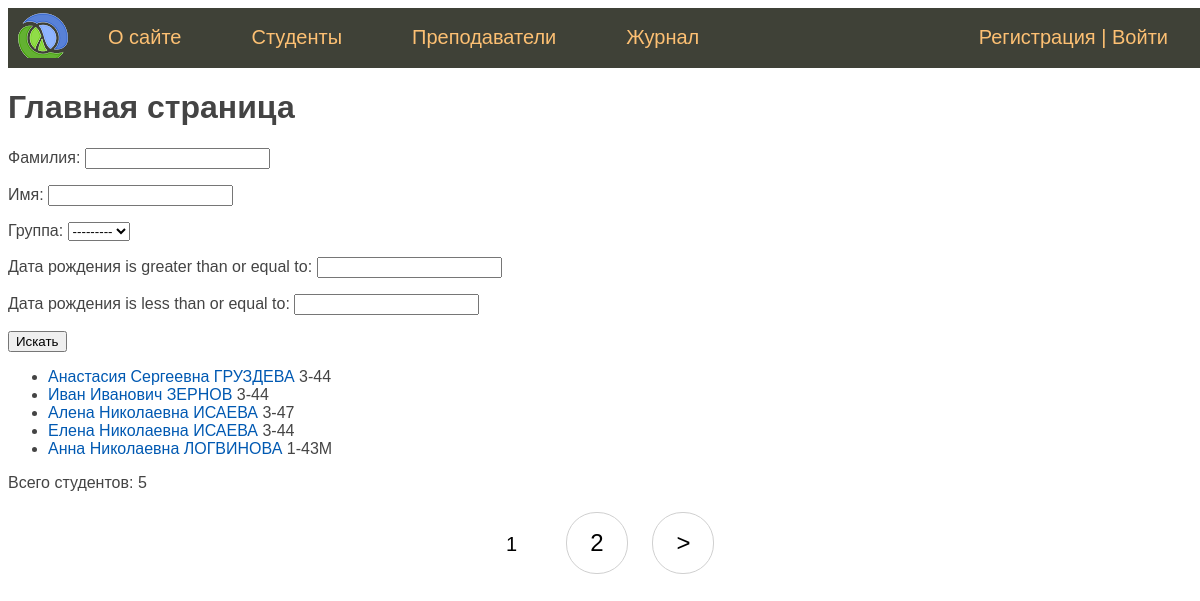
The page / on the database its author committed.
### students/models.py (models this page shows, shortened)
class Student(models.Model):
    last_name = models.CharField(verbose_name='Фамилия', max_length=50)
    first_name = models.CharField(verbose_name='Имя', max_length=50)
    middle_name = models.CharField(verbose_name='Очество', max_length=50)
    email = models.EmailField(verbose_name='e-mail', blank=True)
    birth_date = models.DateField(verbose_name='Дата рождения', default=date(2000, 1, 1))
    created_at = models.DateTimeField(verbose_name='Дата создания', auto_now_add=True)
    updated_at = models.DateTimeField(verbose_name='Дата изменения', auto_now=True)
    is_study = models.BooleanField(verbose_name='Учится', default=True)
    photo = models.ImageField(verbose_name='Фото', upload_to="photos/%Y/%m/%d/")
    group = models.ForeignKey('Group', on_delete=models.CASCADE, verbose_name='Группа', related_name = 'get_students')
    slug = models.SlugField(verbose_name='URL', max_length=255, unique=True, db_index=True)
    def get_absolute_url(self):
        return reverse('student', kwargs={'stud_slug': self.slug})
    class Meta:
        verbose_name = 'Студент'
        verbose_name_plural = 'Студенты'
        ordering = ['last_name', 'first_name']

class Group(models.Model):
    name = models.CharField(verbose_name='Группа', max_length=5)
    course = models.CharField(verbose_name='Курс', max_length=2)
    enrollment_year = models.IntegerField(verbose_name='Год зачисления')
    def __str__(self):
        return f'{self.course}-{self.name}'
    class Meta:
        verbose_name = 'Группа'
        verbose_name_plural = 'Группы'

### students/views.py (the view)
# urls.py: path('', StudentHome.as_view(), name='home'),
class StudentHome(DataMixin, ListView):
    model = Student
    template_name = 'students/index.html'
    context_object_name = 'students'
    paginate_by = 5
    def get_context_data(self, *, object_list=None, **kwargs):
        context = super().get_context_data(**kwargs)
        auth = self.request.user.is_authenticated
        queryset = self.get_queryset()
        st_filter = StudentFilter(self.request.GET, queryset)
        c_def = self.get_user_context(title='Главная страница', auth=auth, st_filter=st_filter)
        return {**context, **c_def}
    def get_queryset(self):
        queryset = super().get_queryset()
        st_filter = StudentFilter(self.request.GET, queryset)
        return st_filter.qs

### students/utils.py (called while the page is built)
    def get_user_context(self, **kwargs):
        context = kwargs
        context['menu'] = menu
        return context

### students/templates/students/index.html (shortened to what this page needs)
{% extends 'students/base.html' %}
{% block content %}
    <h1>{{ title }}</h1>
    <form action="{% url 'home' %}" method="get">
        {{ st_filter.form.as_p }}
        <button type="submit">Искать</button>
    </form>
    <ul>
        {% for st in students %}
            <li>
                <a href="{{ st.get_absolute_url }}">
                    {{ st.first_name }}
                    {{ st.middle_name }}
                    {{ st.last_name | upper}}
                </a>
                {{ st.group.course }}-{{ st.group.name }}
            </li>
        {% endfor %}
    </ul>
    <p>Всего студентов: {{ students | length }}</p>
    {% if page_obj.has_other_pages %}
    <nav class="list-pages">
        <ul>
            {% for p in paginator.page_range %}
                {% if page_obj.number == p %}
                    <li class="page-num page-num-selected">{{ p }}</li>
                {% elif p >= page_obj.number|add:-2 and p <= page_obj.number|add:2 %}
                    <li class="page-num">
                        <a href="?page={{ p }}">{{ p }}</a>
                    </li>
                {% endif %}
            {% endfor %}
            {% if page_obj.has_next %}
            <li class="page-num">
                <a href="?page={{ page_obj.next_page_number }}">&gt;</a>
            </li>
            {% endif %}
        </ul>
    </nav>
    {% endif %}
{% endblock %}

### students/static/css/styles.css (style rules this page uses)
body { font-family: "Arial"; padding: 0; height: 100%; width: 100%; color: #444; }
a { color: #0059b2; text-decoration: none; }
.list-pages { text-align: center; margin: 0 0 20px 0; }
.list-pages ul { margin: 20px 0 0 0; padding: 0; list-style: none; }
.list-pages ul li { display: inline-block; margin: 0 20px 0 0; }
.list-pages .page-num, .page-num-selected { display: inline-block; width: 60px; height: 44px; padding: 16px 0 0 0; border: 1px solid #d0d0d0; border-radius: 30px; }
.list-pages a { color: #000; font-size: 24px; text-decoration: none; }
.list-pages .page-num-selected { border: none; color: #000; font-size: 20px; }

### rows shown on the page
Student: first_name "Анастасия", middle_name "Сергеевна", last_name "ГРУЗДЕВА", group.course "3", group.name "44"
Student: first_name "Иван", middle_name "Иванович", last_name "ЗЕРНОВ", group.course "3", group.name "44"
Student: first_name "Алена", middle_name "Николаевна", last_name "ИСАЕВА", group.course "3", group.name "47"
Student: first_name "Елена", middle_name "Николаевна", last_name "ИСАЕВА", group.course "3", group.name "44"
Student: first_name "Анна", middle_name "Николаевна", last_name "ЛОГВИНОВА", group.course "1", group.name "43M"

### other values the page prints
{{ m.title }} "О сайте" "Студенты" "Преподаватели" "Журнал"
{{ title }} "Главная страница"
{{ students | length }} "5"
{{ p }} "1"
{{ p }} "2"
